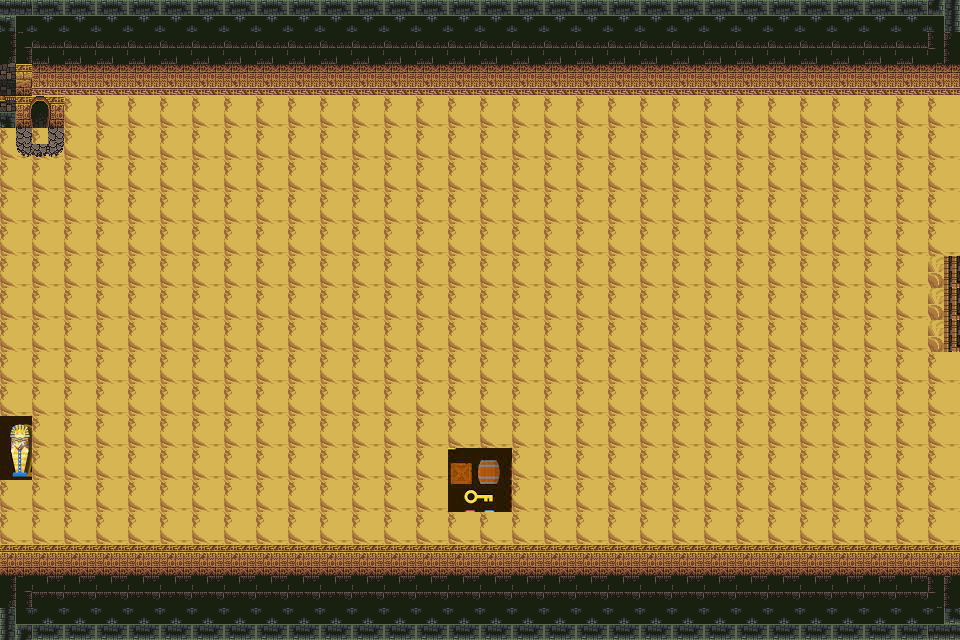

The image is a tile-based game level rendered from a .tmx file. Its description and complete source (layers, tilesets, objects, tile grids) follow:
An orthogonal 30x20 tile map with 32x32 px tiles, 3 tile layers (Border, Ground, Objects), 3 tilesets.

<map version="1.10" tiledversion="1.10.2" orientation="orthogonal" renderorder="right-down" width="30" height="20" tilewidth="32" tileheight="32" infinite="0" nextlayerid="4" nextobjectid="1">
 <editorsettings>
  <export target="../maps/background1.lua" format="lua" />
 </editorsettings>
 <tileset firstgid="1" name="107065" tilewidth="32" tileheight="32" tilecount="64" columns="8">
  <image source="107065.png" width="256" height="256" />
 </tileset>
 <tileset firstgid="65" name="107065" tilewidth="32" tileheight="32" tilecount="64" columns="8">
  <image source="107065.png" width="256" height="256" />
 </tileset>
 <tileset firstgid="129" name="download" tilewidth="32" tileheight="32" tilecount="42" columns="7">
  <image source="download.jpg" width="249" height="202" />
 </tileset>
 <layer id="1" name="Border" width="30" height="20" locked="1">
  <data encoding="csv">
3221225499,1073741857,1073741857,1073741857,1073741857,1073741857,1073741857,1073741857,1073741857,1073741857,1073741857,1073741857,1073741857,1073741857,1073741857,1073741857,1073741857,1073741857,1073741857,1073741857,1073741857,1073741857,1073741857,1073741857,1073741857,1073741857,1073741857,1073741857,1073741857,1610612763,
2684354592,3221225504,3221225504,3221225504,3221225504,3221225504,3221225504,3221225504,3221225504,3221225504,3221225504,3221225504,3221225504,3221225504,3221225504,3221225504,3221225504,3221225504,3221225504,3221225504,3221225504,3221225504,3221225504,3221225504,3221225504,3221225504,3221225504,3221225504,3221225504,1610612768,
9,1073741837,1073741837,1073741837,1073741837,1073741837,1073741837,1073741837,1073741837,1073741837,1073741837,1073741837,1073741837,1073741837,1073741837,1073741837,1073741837,1073741837,1073741837,1073741837,1073741837,1073741837,1073741837,1073741837,1073741837,1073741837,1073741837,1073741837,1073741837,1073741837,
20,21,0,0,0,0,0,0,0,0,0,0,0,0,0,0,0,0,0,0,0,0,0,0,0,0,0,0,0,0,
4,5,0,0,0,0,0,0,0,0,0,0,0,0,0,0,0,0,0,0,0,0,0,0,0,0,0,0,0,0,
0,0,0,0,0,0,0,0,0,0,0,0,0,0,0,0,0,0,0,0,0,0,0,0,0,0,0,0,0,0,
0,0,0,0,0,0,0,0,0,0,0,0,0,0,0,0,0,0,0,0,0,0,0,0,0,0,0,0,0,0,
0,0,0,0,0,0,0,0,0,0,0,0,0,0,0,0,0,0,0,0,0,0,0,0,0,0,0,0,0,0,
0,0,0,0,0,0,0,0,0,0,0,0,0,0,0,0,0,0,0,0,0,0,0,0,0,0,0,0,0,0,
0,0,0,0,0,0,0,0,0,0,0,0,0,0,0,0,0,0,0,0,0,0,0,0,0,0,0,0,0,0,
0,0,0,0,0,0,0,0,0,0,0,0,0,0,0,0,0,0,0,0,0,0,0,0,0,0,0,0,0,0,
0,0,0,0,0,0,0,0,0,0,0,0,0,0,0,0,0,0,0,0,0,0,0,0,0,0,0,0,0,0,
0,0,0,0,0,0,0,0,0,0,0,0,0,0,0,0,0,0,0,0,0,0,0,0,0,0,0,0,0,0,
0,0,0,0,0,0,0,0,0,0,0,0,0,0,0,0,0,0,0,0,0,0,0,0,0,0,0,0,0,0,
0,0,0,0,0,0,0,0,0,0,0,0,0,0,0,0,0,0,0,0,0,0,0,0,0,0,0,0,0,0,
0,0,0,0,0,0,0,0,0,0,0,0,0,0,0,0,0,0,0,0,0,0,0,0,0,0,0,0,0,0,
0,0,0,0,0,0,0,0,0,0,0,0,0,0,0,0,0,0,0,0,0,0,0,0,0,0,0,0,0,0,
13,13,13,13,13,13,13,13,13,13,13,13,13,13,13,13,13,13,13,13,13,13,13,13,13,13,13,13,13,13,
2684354592,32,32,32,32,32,32,32,32,32,32,32,32,32,32,32,32,32,32,32,32,32,32,32,32,32,32,32,32,1610612768,
2684354587,33,33,33,33,33,33,33,33,33,33,33,33,33,33,33,33,33,33,33,33,33,33,33,33,33,33,33,33,27
</data>
 </layer>
 <layer id="2" name="Ground" width="30" height="20" locked="1">
  <data encoding="csv">
0,0,0,0,0,0,0,0,0,0,0,0,0,0,0,0,0,0,0,0,0,0,0,0,0,0,0,0,0,0,
0,0,0,0,0,0,0,0,0,0,0,0,0,0,0,0,0,0,0,0,0,0,0,0,0,0,0,0,0,0,
0,0,0,0,0,0,0,0,0,0,0,0,0,0,0,0,0,0,0,0,0,0,0,0,0,0,0,0,0,0,
0,0,52,52,52,52,52,52,52,52,52,52,52,52,52,52,52,52,52,52,52,52,52,52,52,52,52,52,52,52,
52,52,52,52,52,52,52,52,52,52,52,52,52,52,52,52,52,52,52,52,52,52,52,52,52,52,52,52,52,52,
52,52,52,52,52,52,52,52,52,52,52,52,52,52,52,52,52,52,52,52,52,52,52,52,52,52,52,52,52,52,
52,52,52,52,52,52,52,52,52,52,52,52,52,52,52,52,52,52,52,52,52,52,52,52,52,52,52,52,52,52,
52,52,52,52,52,52,52,52,52,52,52,52,52,52,52,52,52,52,52,52,52,52,52,52,52,52,52,52,52,52,
52,52,52,52,52,52,52,52,52,52,52,52,52,52,52,52,52,52,52,52,52,52,52,52,52,52,52,52,52,52,
52,52,52,52,52,52,52,52,52,52,52,52,52,52,52,52,52,52,52,52,52,52,52,52,52,52,52,52,52,52,
52,52,52,52,52,52,52,52,52,52,52,52,52,52,52,52,52,52,52,52,52,52,52,52,52,52,52,52,52,52,
52,52,52,52,52,52,52,52,52,52,52,52,52,52,52,52,52,52,52,52,52,52,52,52,52,52,52,52,52,52,
52,52,52,52,52,52,52,52,52,52,52,52,52,52,52,52,52,52,52,52,52,52,52,52,52,52,52,52,52,52,
52,52,52,52,52,52,52,52,52,52,52,52,52,52,52,52,52,52,52,52,52,52,52,52,52,52,52,52,52,52,
52,52,52,52,52,52,52,52,52,52,52,52,52,52,52,52,52,52,52,52,52,52,52,52,52,52,52,52,52,52,
52,52,52,52,52,52,52,52,52,52,52,52,52,52,52,52,52,52,52,52,52,52,52,52,52,52,52,52,52,52,
52,52,52,52,52,52,52,52,52,52,52,52,52,52,52,52,52,52,52,52,52,52,52,52,52,52,52,52,52,52,
0,0,0,0,0,0,0,0,0,0,0,0,0,0,0,0,0,0,0,0,0,0,0,0,0,0,0,0,0,0,
0,0,0,0,0,0,0,0,0,0,0,0,0,0,0,0,0,0,0,0,0,0,0,0,0,0,0,0,0,0,
0,0,0,0,0,0,0,0,0,0,0,0,0,0,0,0,0,0,0,0,0,0,0,0,0,0,0,0,0,0
</data>
 </layer>
 <layer id="3" name="Objects" width="30" height="20" locked="1">
  <data encoding="csv">
0,0,0,0,0,0,0,0,0,0,0,0,0,0,0,0,0,0,0,0,0,0,0,0,0,0,0,0,0,0,
0,0,0,0,0,0,0,0,0,0,0,0,0,0,0,0,0,0,0,0,0,0,0,0,0,0,0,0,0,0,
0,0,0,0,0,0,0,0,0,0,0,0,0,0,0,0,0,0,0,0,0,0,0,0,0,0,0,0,0,0,
0,0,0,0,0,0,0,0,0,0,0,0,0,0,0,0,0,0,0,0,0,0,0,0,0,0,0,0,52,52,
4,5,0,0,0,0,0,0,0,0,0,0,0,0,0,0,0,0,0,0,0,0,0,0,0,0,0,0,52,52,
0,0,0,0,0,0,0,0,0,0,0,0,0,0,0,0,0,0,0,0,0,0,0,0,0,0,0,0,0,0,
0,0,0,0,0,0,0,0,0,0,0,0,0,0,0,0,0,0,0,0,0,0,0,0,0,0,0,0,0,0,
0,0,0,0,0,0,0,0,0,0,0,0,0,0,0,0,0,0,0,0,0,0,0,0,0,0,0,0,0,0,
0,0,0,0,0,0,0,0,0,0,0,0,0,0,0,0,0,0,0,0,0,0,0,0,0,0,0,0,0,1610612797,
0,0,0,0,0,0,0,0,0,0,0,0,0,0,0,0,0,0,0,0,0,0,0,0,0,0,0,0,0,1610612797,
0,0,0,0,0,0,0,0,0,0,0,0,0,0,0,0,0,0,0,0,0,0,0,0,0,0,0,0,0,1610612797,
0,0,0,0,0,0,0,0,0,0,0,0,0,0,0,0,0,0,0,0,0,0,0,0,0,0,0,0,0,0,
0,0,0,0,0,0,0,0,0,0,0,0,0,0,0,0,0,0,0,0,0,0,0,0,0,0,0,0,0,0,
129,0,0,0,0,0,0,0,0,0,0,0,0,0,0,0,0,0,0,0,0,0,0,0,0,0,0,0,0,0,
136,0,0,0,0,0,0,0,0,0,0,0,0,0,141,142,0,0,0,0,0,0,0,0,0,0,0,0,0,0,
0,0,0,0,0,0,0,0,0,0,0,0,0,0,148,149,0,0,0,0,0,0,0,0,0,0,0,0,0,0,
0,0,0,0,0,0,0,0,0,0,0,0,0,0,0,0,0,0,0,0,0,0,0,0,0,0,0,0,0,0,
0,0,0,0,0,0,0,0,0,0,0,0,0,0,0,0,0,0,0,0,0,0,0,0,0,0,0,0,0,0,
0,0,0,0,0,0,0,0,0,0,0,0,0,0,0,0,0,0,0,0,0,0,0,0,0,0,0,0,0,0,
0,0,0,0,0,0,0,0,0,0,0,0,0,0,0,0,0,0,0,0,0,0,0,0,0,0,0,0,0,0
</data>
 </layer>
</map>